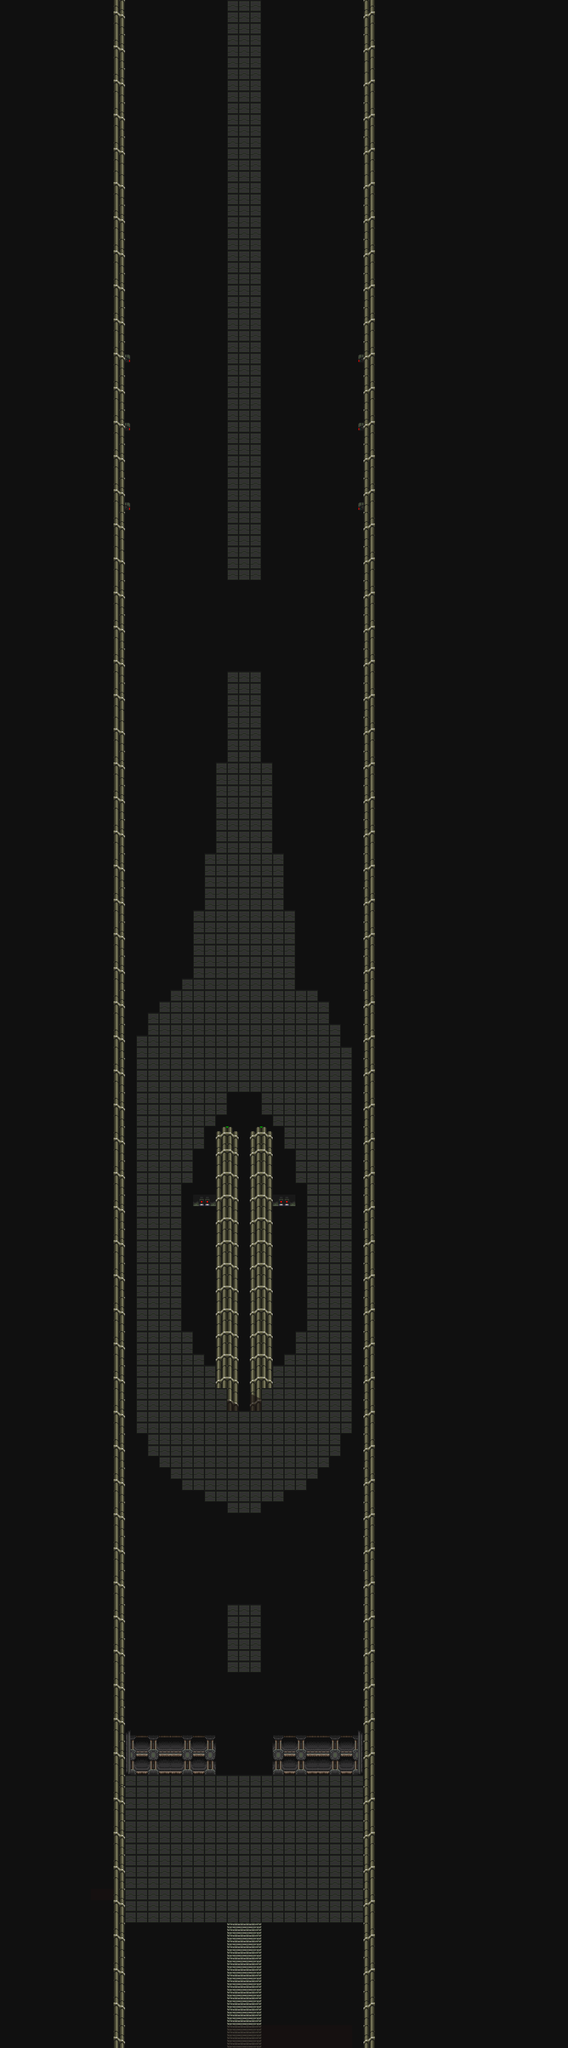

This is a level from a 2D game, rendered from its Tiled map with the project's own tilesets. A one-line summary and the map file follow, with tile-layer data summarised:
An orthogonal 50x180 tile map with 32x32 px tiles, 4 tile layers (abyss, floor, deck, shadow), 2 hidden layers not drawn and 94 objects (72x FadePlatform, 12x SafePlatform, 7x Swatbot, 2x NPC, SceneEdge).

<map version="1.0" tiledversion="1.1.5" orientation="orthogonal" renderorder="right-down" width="50" height="180" tilewidth="32" tileheight="32" infinite="0" nextobjectid="440">
 <properties>
  <property name="battlebg" type="file" value="../art/backgrounds/datacenter2f.png" />
  <property name="onload" type="file" value="actions/datacenter_floor3.lua" />
  <property name="regionName" value="Robotropolis" />
  <property name="sectorName" value="Data Center" />
 </properties>
 <tileset firstgid="1" source="robotropolis.tsx" />
 <layer name="abyss" width="50" height="180">
  <data>[9000 cells, 9000 non-empty, 1 distinct tile ids]</data>
 </layer>
 <layer name="floor" width="50" height="180">
  <data>[9000 cells, 440 non-empty, 15 distinct tile ids]</data>
 </layer>
 <layer name="deck" width="50" height="180">
  <data>[9000 cells, 1397 non-empty, 35 distinct tile ids]</data>
 </layer>
 <layer name="shadow" width="50" height="180">
  <data>[9000 cells, 9 non-empty, 4 distinct tile ids]</data>
 </layer>
 <objectgroup name="objects">
  <object id="5" name="Exit1" type="SceneEdge" gid="2374" x="640" y="5760" width="96" height="32">
   <properties>
    <property name="key" value="down" />
    <property name="orientation" value="up" />
    <property name="scene" type="file" value="datacenter_f2.lua" />
    <property name="spawn_point" value="Exit3" />
   </properties>
  </object>
  <object id="24" name="Safe1" type="SafePlatform" gid="2374" x="640" y="5024" width="96" height="32">
   <properties>
    <property name="ghost" type="bool" value="true" />
    <property name="specialHint" value="sonic" />
   </properties>
  </object>
  <object id="26" name="Fade1" type="FadePlatform" gid="2374" x="640" y="4992" width="32" height="32">
   <properties>
    <property name="sprite" type="file" value="../art/sprites/fadeplatform.png" />
   </properties>
  </object>
  <object id="27" name="Fade2" type="FadePlatform" gid="2374" x="672" y="4992" width="32" height="32">
   <properties>
    <property name="sprite" type="file" value="../art/sprites/fadeplatform.png" />
   </properties>
  </object>
  <object id="28" name="Fade3" type="FadePlatform" gid="2374" x="640" y="4960" width="32" height="32">
   <properties>
    <property name="sprite" type="file" value="../art/sprites/fadeplatform.png" />
   </properties>
  </object>
  <object id="29" name="Fade4" type="FadePlatform" gid="2374" x="672" y="4960" width="32" height="32">
   <properties>
    <property name="sprite" type="file" value="../art/sprites/fadeplatform.png" />
   </properties>
  </object>
  <object id="30" name="Fade5" type="FadePlatform" gid="2374" x="640" y="4928" width="32" height="32">
   <properties>
    <property name="sprite" type="file" value="../art/sprites/fadeplatform.png" />
   </properties>
  </object>
  <object id="31" name="Fade6" type="FadePlatform" gid="2374" x="672" y="4928" width="32" height="32">
   <properties>
    <property name="sprite" type="file" value="../art/sprites/fadeplatform.png" />
   </properties>
  </object>
  <object id="32" name="Fade7" type="FadePlatform" gid="2374" x="640" y="4896" width="32" height="32">
   <properties>
    <property name="sprite" type="file" value="../art/sprites/fadeplatform.png" />
   </properties>
  </object>
  <object id="33" name="Fade8" type="FadePlatform" gid="2374" x="672" y="4896" width="32" height="32">
   <properties>
    <property name="sprite" type="file" value="../art/sprites/fadeplatform.png" />
   </properties>
  </object>
  <object id="34" name="Fade9" type="FadePlatform" gid="2374" x="640" y="4864" width="32" height="32">
   <properties>
    <property name="sprite" type="file" value="../art/sprites/fadeplatform.png" />
   </properties>
  </object>
  <object id="35" name="Fade10" type="FadePlatform" gid="2374" x="672" y="4864" width="32" height="32">
   <properties>
    <property name="sprite" type="file" value="../art/sprites/fadeplatform.png" />
   </properties>
  </object>
  <object id="36" name="Fade11" type="FadePlatform" gid="2374" x="640" y="4832" width="32" height="32">
   <properties>
    <property name="sprite" type="file" value="../art/sprites/fadeplatform.png" />
   </properties>
  </object>
  <object id="37" name="Fade12" type="FadePlatform" gid="2374" x="672" y="4832" width="32" height="32">
   <properties>
    <property name="sprite" type="file" value="../art/sprites/fadeplatform.png" />
   </properties>
  </object>
  <object id="38" name="Fade13" type="FadePlatform" gid="2374" x="640" y="4800" width="32" height="32">
   <properties>
    <property name="sprite" type="file" value="../art/sprites/fadeplatform.png" />
   </properties>
  </object>
  <object id="39" name="Fade14" type="FadePlatform" gid="2374" x="672" y="4800" width="32" height="32">
   <properties>
    <property name="sprite" type="file" value="../art/sprites/fadeplatform.png" />
   </properties>
  </object>
  <object id="40" name="Fade15" type="FadePlatform" gid="2374" x="640" y="4768" width="32" height="32">
   <properties>
    <property name="sprite" type="file" value="../art/sprites/fadeplatform.png" />
   </properties>
  </object>
  <object id="41" name="Fade16" type="FadePlatform" gid="2374" x="672" y="4768" width="32" height="32">
   <properties>
    <property name="sprite" type="file" value="../art/sprites/fadeplatform.png" />
   </properties>
  </object>
  <object id="42" name="Safe2" type="SafePlatform" gid="2374" x="640" y="4736" width="96" height="32">
   <properties>
    <property name="ghost" type="bool" value="true" />
    <property name="specialHint" value="sonic" />
   </properties>
  </object>
  <object id="43" name="Safe3" type="SafePlatform" gid="2374" x="640" y="4704" width="96" height="32" />
  <object id="44" name="Safe4" type="SafePlatform" gid="2374" x="640" y="5056" width="96" height="32" />
  <object id="47" name="Safe5" type="SafePlatform" gid="2374" x="640" y="4544" width="96" height="32">
   <properties>
    <property name="ghost" type="bool" value="true" />
    <property name="specialHint" value="sonic" />
   </properties>
  </object>
  <object id="48" name="Fade20" type="FadePlatform" gid="2374" x="640" y="4512" width="32" height="32">
   <properties>
    <property name="sprite" type="file" value="../art/sprites/fadeplatform.png" />
   </properties>
  </object>
  <object id="49" name="Fade21" type="FadePlatform" gid="2374" x="672" y="4512" width="32" height="32">
   <properties>
    <property name="sprite" type="file" value="../art/sprites/fadeplatform.png" />
   </properties>
  </object>
  <object id="50" name="Fade22" type="FadePlatform" gid="2374" x="640" y="4480" width="32" height="32">
   <properties>
    <property name="sprite" type="file" value="../art/sprites/fadeplatform.png" />
   </properties>
  </object>
  <object id="51" name="Fade23" type="FadePlatform" gid="2374" x="672" y="4480" width="32" height="32">
   <properties>
    <property name="sprite" type="file" value="../art/sprites/fadeplatform.png" />
   </properties>
  </object>
  </objectgroup>
 <layer name="Collision" width="50" height="180" visible="0">
  <data>[9000 cells, 529 non-empty, 1 distinct tile ids]</data>
 </layer>
 <layer name="BunnyExtCollision" width="50" height="180" visible="0">
  <data>[9000 cells, 534 non-empty, 1 distinct tile ids]</data>
 </layer>
</map>
<!-- 68 of 94 objects omitted -->
